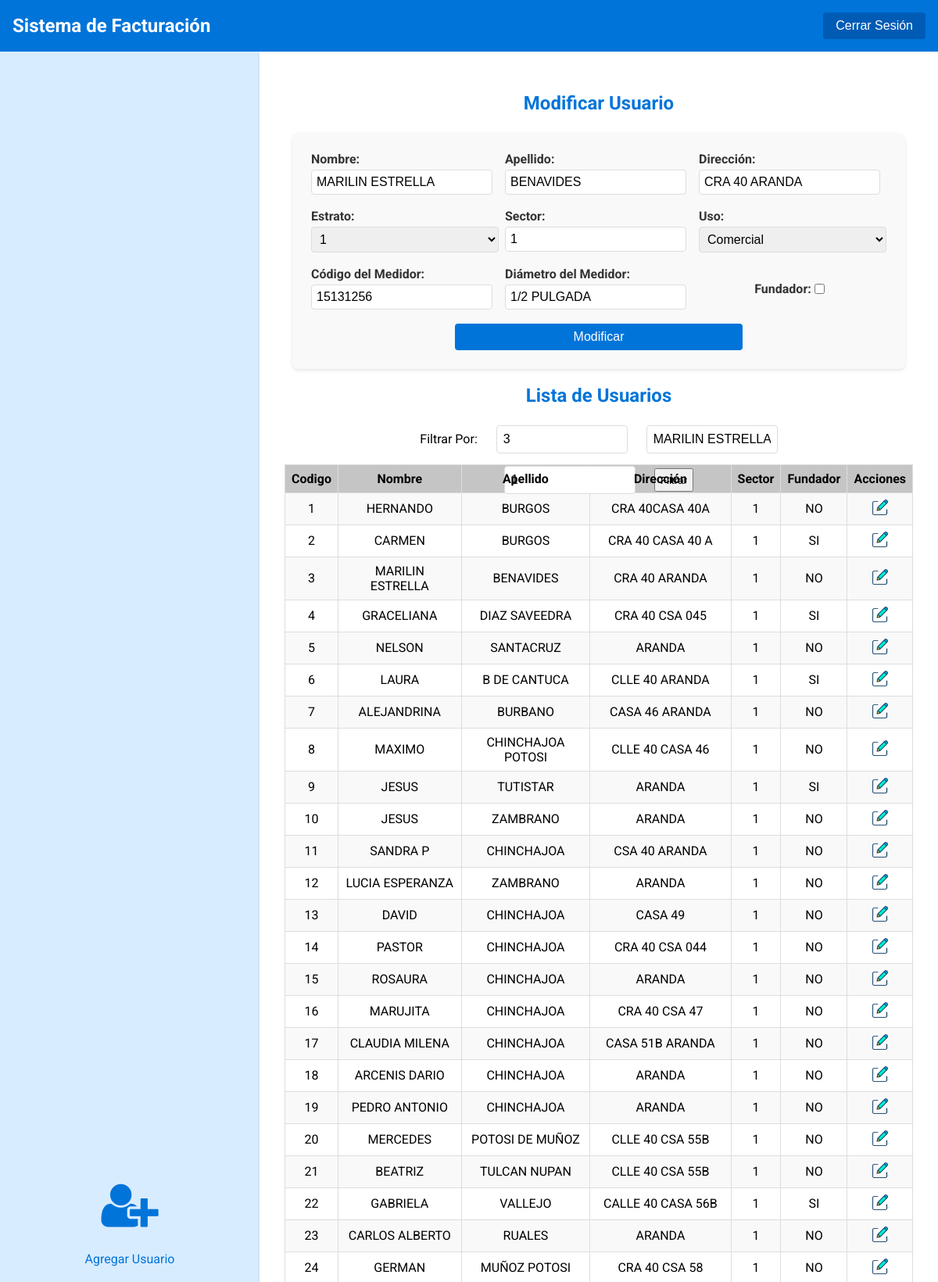
The app's page /modificar-usuario.php?modificar_id=3 (upper part) with its own data.
### tables this page shows
CREATE TABLE `clientes` (
  `codigo` int(11) NOT NULL,
  `nombre` varchar(100) NOT NULL,
  `apellido` varchar(100) NOT NULL,
  `direccion` varchar(100) NOT NULL,
  `estrato` int(3) NOT NULL,
  `sector` varchar(20) NOT NULL,
  `uso` varchar(50) NOT NULL,
  `codigo_medidor` varchar(50) NOT NULL,
  `diametro_medidor` varchar(50) NOT NULL,
  `fundador` varchar(3) NOT NULL,
  `activo` varchar(3) NOT NULL
);

### modificar-usuario.php (the view, shortened to what this page needs)
<?php
$apellido = '';
$direccion = '';
$estrato = '';
$uso = '';
$codigo_medidor = '';
$diametro_medidor = '';
$fundador = '';
require 'db.php';
$codigo = isset($_POST['codigo']) ? $_POST['codigo'] : '';
$nombre = isset($_POST['nombre']) ? $_POST['nombre'] : '';
$sector = isset($_POST['sector']) ? $_POST['sector'] : '';
$sql = "SELECT * FROM clientes WHERE (codigo LIKE :codigo) AND (nombre LIKE :nombre) AND (sector LIKE :sector)";
$stmt = $conn->prepare($sql);
$stmt->bindValue(':codigo', "%$codigo%", PDO::PARAM_STR);
$stmt->bindValue(':nombre', "%$nombre%", PDO::PARAM_STR);
$stmt->bindValue(':sector', "%$sector%", PDO::PARAM_STR);
$stmt->execute();
$result = $stmt->fetchAll(PDO::FETCH_ASSOC);
if (isset($_GET['modificar_id'])) {
    $id = $_GET['modificar_id'];
    $stmt->bindValue(':codigo', $id, PDO::PARAM_STR);
    $stmt->execute();
    $usuario = $stmt->fetch(PDO::FETCH_ASSOC);
    if ($usuario) {
        $codigo = $usuario['codigo'];
        $nombre = $usuario['nombre'];
        $apellido = $usuario['apellido'];
        $direccion = $usuario['direccion'];
        $estrato = $usuario['estrato'];
        $sector = $usuario['sector'];
        $uso = $usuario['uso'];
        $codigo_medidor = $usuario['codigo_medidor'];
        $diametro_medidor = $usuario['diametro_medidor'];
        $fundador = $usuario['fundador'];
    }
}
?>
<!DOCTYPE html>
<html lang="es">
<head>
    <link rel="stylesheet" href="https://cdnjs.cloudflare.com/ajax/libs/font-awesome/4.7.0/css/font-awesome.min.css">
    <link rel="stylesheet" href="modificar-usuario-styles.css">
</head>
<body>
    <div class="main-container">
        <nav class="navbar">
            <div class="navbar-brand">Sistema de Facturación</div>
            <div>
                <button class="logout-button">Cerrar Sesión</button>
            </div>
        </nav>
        <div class="content">
            <aside class="sidebar">
                <ul class="menu-list">
                    <li><a href="agregar-usuario.php"><i class="fa fa-user-plus" aria-hidden="true"></i><br> Agregar Usuario</a></li>
                </ul>
            </aside>
            <main class="main-content">
                <h2>Modificar Usuario</h2>
                <form class="form-modificar" method="POST" action="procesar_modificacion.php" onsubmit="return validarFormulario()">
                    <div class="form-row">
                        <div class="form-group">
                            <label for="nombre">Nombre:</label>
                            <input type="text" id="nombre" name="nombre" required value="<?php echo htmlspecialchars($nombre); ?>" maxlength="100">
                        </div>
                        <div class="form-group">
                            <label for="apellido">Apellido:</label>
                            <input type="text" id="apellido" name="apellido" required value="<?php echo htmlspecialchars($apellido); ?>" maxlength="100">
                        </div>
                        <div class="form-group">
                            <label for="direccion">Dirección:</label>
                            <input type="text" id="direccion" name="direccion" required value="<?php echo htmlspecialchars($direccion); ?>" maxlength="100">
                        </div>
                    </div>
                    <div class="form-row">
                        <div class="form-group">
                            <label for="estrato">Estrato:</label>
                            <select id="estrato" name="estrato" required >
                                <option value="1" <?php echo $estrato == 1 ? 'selected' : ''; ?> >1</option>
                            </select>
                        </div>
                        <div class="form-group">
                            <label for="sector">Sector:</label>
                            <input type="text" id="sector" name="sector" required value="<?php echo htmlspecialchars($sector); ?>" maxlength="3">
                        </div>
                        <div class="form-group">
                            <label for="uso">Uso:</label>
                            <select id="uso" name="uso" required>
                                <option value="Comercial" <?php echo $uso === 'Comercial' ? 'selected' : ''; ?> >Comercial</option>
                            </select>
                        </div>
                    </div>
                    <div class="form-row">
                        <div class="form-group">
                            <label for="codigo_medidor">Código del Medidor:</label>
                            <input type="text" id="codigo_medidor" name="codigo_medidor" required value="<?php echo htmlspecialchars($codigo_medidor); ?>"  maxlength="50">
                        </div>
                        <div class="form-group">
                            <label for="diametro_medidor">Diámetro del Medidor:</label>
                            <input type="text" id="diametro_medidor" name="diametro_medidor" required value="<?php echo htmlspecialchars($diametro_medidor); ?>" maxlength="50">
                        </div>
                        <div class="form-group checkbox-group center-row">
                            <label for="fundador">Fundador:</label>
                            <input type="checkbox" id="fundador" name="fundador" <?php echo $fundador === 'SI' ? 'checked' : ''; ?> >
                        </div>
                    </div>
                    <div class="btn-modificar">
                        <button type="submit">Modificar</button>
                    </div>
                </form>
                <div class="user-list">
                    <h2>Lista de Usuarios</h2>
                    <div class="filtro">
                        <form class="form-filtro" method="POST" action="modificar-usuario.php">
                            <label >Filtrar Por: </label>
                            <input type="text" id="codigo" name="codigo" placeholder="Codigo" value="<?php echo htmlspecialchars($codigo); ?>">
                            <input type="text" id="nombre" name="nombre" placeholder="Nombre" value="<?php echo htmlspecialchars($nombre); ?>">
                            <input type="text" id="sector" name="sector" placeholder="Sector"value="<?php echo htmlspecialchars($sector); ?>">
                            <button type="submit">Filtrar</button>
                        </form>
                    </div>
                    <table>
                    <tr>
                        <th>Codigo</th>
                        <th>Nombre</th>
                        <th>Apellido</th>
                        <th>Dirección</th>
                        <th>Sector</th>
                        <th>Fundador</th>
                        <th>Acciones</th>
                    </tr>
                    <?php
                    if (count($result) > 0) {
                        foreach ($result as $row) {
                            echo "<tr>
                            <td> ". $row["codigo"] ."</td>
                            <td> ". $row["nombre"] ."</td>
                            <td> ". $row["apellido"] ."</td>
                            <td> ". $row["direccion"] ."</td>
                            <td> ". $row["sector"] ."</td>
                            <td> ". $row["fundador"] ."</td>
                            <td>
                                <a href='modificar-usuario.php?modificar_id=" . $row["codigo"] . "'  onclick='return confirm(\"¿Estás seguro de que deseas modificar este registro?\")'>
                                <img class='img-modificar' src='./img/editar.png' alt='Eliminar'>
                                </a>
                            </td>
                          </tr>";
                        }
                    }
                    ?>
                </table>
                </div>
            </main>
        </div>
    </div>
</body>
</html>

### modificar-usuario-styles.css (style rules this page uses)
body { font-family: 'Roboto', sans-serif; background-color: #f0f4f8; margin: 0; display: flex; flex-direction: column; height: 100vh; }
.main-container { display: flex; flex-direction: column; height: 100%; }
.navbar { background-color: #0074D9; color: white; padding: 1rem; display: flex; justify-content: space-between; align-items: center; box-shadow: 0 4px 8px rgba(0, 0, 0, 0.1); }
.navbar-brand { font-size: 1.5rem; font-weight: bold; }
.logout-button { background-color: #005bb5; color: white; padding: 0.5rem 1rem; border: none; border-radius: 4px; cursor: pointer; font-size: 1rem; transition: background-color 0.3s ease, box-shadow 0.3s ease; }
.content { display: flex; flex: 1; overflow: hidden; }
.sidebar { width: 300px; background-color: #d8ecff; padding: 1rem; box-shadow: 2px 0 5px rgba(0, 0, 0, 0.1); display: flex; flex-direction: column; }
.menu-list { list-style: none; padding: 0; margin: 0; flex-grow: 1; display: flex; flex-direction: column; justify-content: space-between; }
.menu-list li { flex: 1; display: flex; flex-direction: column; align-items: center; justify-content: center; border-bottom: 1px solid #ffffff; padding: 1rem 0; }
.menu-list a { color: #0074D9; text-decoration: none; display: flex; flex-direction: column; align-items: center; justify-content: center; border-radius: 4px; transition: background-color 0.3s ease, box-shadow 0.3s ease; }
.menu-list a i { font-size: 4rem; margin-bottom: 0.5rem; }
.main-content { flex: 1; padding: 2rem; background-color: #fff; box-shadow: 0 2px 4px rgba(0, 0, 0, 0.1); overflow-y: auto; display: flex; flex-direction: column; }
h2 { text-align: center; color: #0074D9; margin-bottom: 1.5rem; }
.form-modificar { max-width: 1200px; margin: 0 10px; background-color: #f9f9f9; padding: 1.5rem; border-radius: 8px; box-shadow: 0 2px 4px rgba(0, 0, 0, 0.1); }
.btn-modificar { display: flex; justify-content: center; }
.form-row { display: flex; justify-content: space-between; margin-bottom: 0.75rem; }
.form-group { flex: 1; margin-right: 0.5rem; }
.form-group:last-child { margin-right: 0; }
.form-modificar label { display: block; margin-bottom: 0.25rem; font-weight: bold; color: #333; }
.form-modificar input[type="text"], .form-modificar input[type="checkbox"], .form-modificar select { width: calc(100% - 22px); padding: 0.375rem; margin-bottom: 0.375rem; border: 1px solid #ddd; border-radius: 4px; font-size: 1rem; }
.form-modificar input[type="checkbox"] { width: auto; margin-right: 0.5rem; }
.form-modificar select { width: 100%; }
.checkbox-group { display: flex; align-items: center; }
.center-row { justify-content: center; }
.form-modificar button { display: block; width: 50%; padding: 0.5rem; background-color: #0074D9; color: white; border: none; border-radius: 4px; font-size: 1rem; cursor: pointer; transition: background-color 0.3s ease, box-shadow 0.3s ease; }
.user-list input[type="text"] { width: 100%; padding: 0.5rem; margin-bottom: 1rem; border: 1px solid #ddd; border-radius: 4px; font-size: 1rem; }
.user-list table { width: 100%; border-collapse: collapse; }
.user-list table, .user-list th, .user-list td { border: 1px solid #ddd; }
.user-list th, .user-list td { padding: 0.5rem; text-align: center; }
.user-list th { background-color: #0000003a; color: rgb(0, 0, 0); }
.user-list tbody tr:nth-child(even) { background-color: #f9f9f9; }
.img-modificar { width: 20px; height: 20px; }
.filtro { text-align: center; margin: auto; margin-bottom: 12px; }
.form-filtro { display: block; justify-content: center; padding: 0px 80px; max-height: 30px; margin-bottom: 20px; }
.form-filtro input { max-width: 150px; max-height: 30px; margin: 0 10px; }
.form-filtro label { max-width: 150px; margin: 0 10px; max-height: 30px; text-align: justify; }
.form-filtro button { max-width: 200px; height: 30px; margin: 0 10px; }

### records on screen
clientes: nombre "MARILIN ESTRELLA", apellido "BENAVIDES", direccion "CRA 40 ARANDA", estrato "1", sector "1", uso "Comercial", codigo_medidor "15131256", diametro_medidor "1/2 PULGADA", codigo "3", fundador "NO"
clientes: codigo "1", nombre "HERNANDO", apellido "BURGOS", direccion "CRA 40CASA 40A", sector "1", fundador "NO"
clientes: codigo "2", nombre "CARMEN", apellido "BURGOS", direccion "CRA 40 CASA 40 A", sector "1", fundador "SI"
clientes: codigo "4", nombre "GRACELIANA", apellido "DIAZ SAVEEDRA", direccion "CRA 40 CSA 045", sector "1", fundador "SI"
clientes: codigo "5", nombre "NELSON", apellido "SANTACRUZ", direccion "ARANDA", sector "1", fundador "NO"
clientes: codigo "6", nombre "LAURA", apellido "B DE CANTUCA", direccion "CLLE 40 ARANDA", sector "1", fundador "SI"
clientes: codigo "7", nombre "ALEJANDRINA", apellido "BURBANO", direccion "CASA 46 ARANDA", sector "1", fundador "NO"
clientes: codigo "8", nombre "MAXIMO", apellido "CHINCHAJOA POTOSI", direccion "CLLE 40 CASA 46", sector "1", fundador "NO"
clientes: codigo "9", nombre "JESUS", apellido "TUTISTAR", direccion "ARANDA", sector "1", fundador "SI"
clientes: codigo "10", nombre "JESUS", apellido "ZAMBRANO", direccion "ARANDA", sector "1", fundador "NO"
clientes: codigo "11", nombre "SANDRA P", apellido "CHINCHAJOA", direccion "CSA 40 ARANDA", sector "1", fundador "NO"
clientes: codigo "12", nombre "LUCIA ESPERANZA", apellido "ZAMBRANO", direccion "ARANDA", sector "1", fundador "NO"
clientes: codigo "13", nombre "DAVID", apellido "CHINCHAJOA", direccion "CASA 49", sector "1", fundador "NO"
clientes: codigo "14", nombre "PASTOR", apellido "CHINCHAJOA", direccion "CRA 40 CSA 044", sector "1", fundador "NO"
clientes: codigo "15", nombre "ROSAURA", apellido "CHINCHAJOA", direccion "ARANDA", sector "1", fundador "NO"
clientes: codigo "16", nombre "MARUJITA", apellido "CHINCHAJOA", direccion "CRA 40 CSA 47", sector "1", fundador "NO"
clientes: codigo "17", nombre "CLAUDIA MILENA", apellido "CHINCHAJOA", direccion "CASA 51B ARANDA", sector "1", fundador "NO"
clientes: codigo "18", nombre "ARCENIS DARIO", apellido "CHINCHAJOA", direccion "ARANDA", sector "1", fundador "NO"
clientes: codigo "19", nombre "PEDRO ANTONIO", apellido "CHINCHAJOA", direccion "ARANDA", sector "1", fundador "NO"
clientes: codigo "20", nombre "MERCEDES", apellido "POTOSI DE MUÑOZ", direccion "CLLE 40 CSA 55B", sector "1", fundador "NO"
clientes: codigo "21", nombre "BEATRIZ", apellido "TULCAN NUPAN", direccion "CLLE 40 CSA 55B", sector "1", fundador "NO"
clientes: codigo "22", nombre "GABRIELA", apellido "VALLEJO", direccion "CALLE 40 CASA 56B", sector "1", fundador "SI"
clientes: codigo "23", nombre "CARLOS ALBERTO", apellido "RUALES", direccion "ARANDA", sector "1", fundador "NO"
clientes: codigo "24", nombre "GERMAN", apellido "MUÑOZ POTOSI", direccion "CRA 40 CSA 58", sector "1", fundador "NO"
